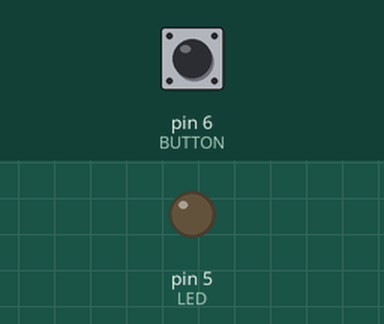
Recording of a sketch running on a simulated Arduino Uno, built with avr-gcc and run on an emulated ATmega328P. Parts: output pins drawn as LEDs (lit = HIGH). Inputs (shaded band) come from the test bench; at power-on: pin 6 (BUTTON) LOW.

Above: at 1.2 s.
1.3 s: pin 6 (BUTTON) pulled HIGH for 0.15 s
At 1.9 s:
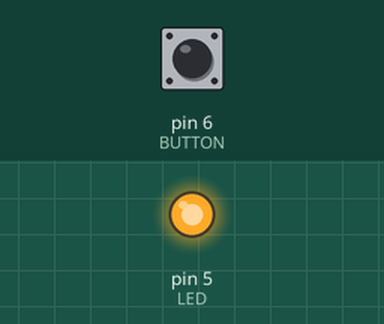
2.9 s: pin 6 (BUTTON) pulled HIGH for 1 s
At 4.3 s:
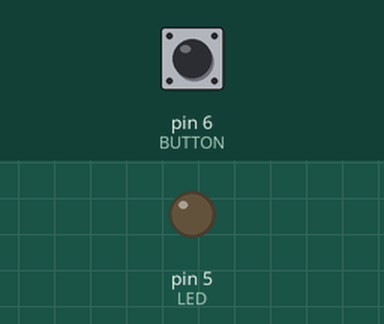
5.4 s: pin 6 (BUTTON) pulled HIGH for 3.2 s
At 6.3 s:
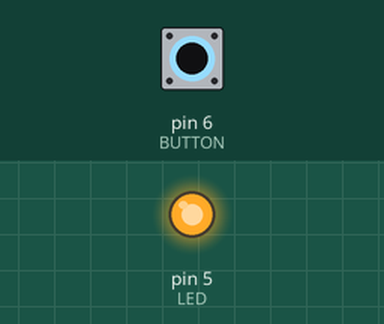
Timing chart, 0 to 8.4 s (numbered marks = the images above; inputs shaded):
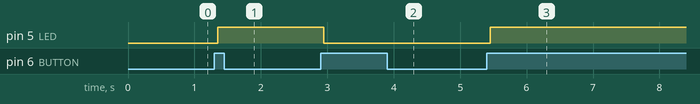

Measured:
- after the input at 1.3 s, pin 5 (LED): LOW → HIGH after 0.05 s
- after the input at 2.9 s, pin 5 (LED): HIGH → LOW after 0.05 s
- after the input at 5.4 s, pin 5 (LED): LOW → HIGH after 0.05 s

The sketch:

Blink.ino
```cpp
int LED = 5;
int BUTTON = 6;
int value = 0;
int old_value = 0;
int state = 0;
void setup() {
pinMode(LED, OUTPUT);
pinMode(BUTTON, INPUT);

}
void loop() {
value = digitalRead(BUTTON);
if ((value == HIGH)&&(old_value == LOW)){
  state = 1 - state;
  delay(50);
}
old_value = value;
if(state == 1){
  digitalWrite(LED, HIGH);
  }else{
    digitalWrite(LED, LOW);}
}
```
